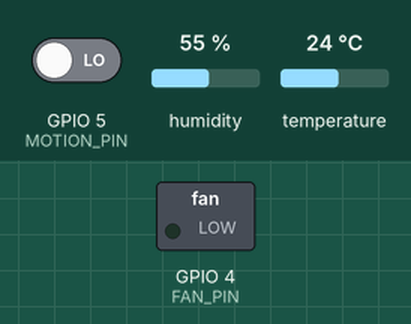
Bench run of a sketch on a simulated ESP8266 (NodeMCU). Shown: switched loads named in the sketch (green lamp = pin HIGH). Inputs (shaded band) come from the test bench; at power-on: GPIO 5 (MOTION_PIN) LOW, humidity 55 %, temperature 24 °C. WiFi joins after 1.5 s; servers stay silent unless stated; no MQTT or app messages arrive unless stated; what the sketch prints to the serial monitor is not drawn.

Above: at 2.7 s.
2.8 s: GPIO 5 (MOTION_PIN) driven HIGH
At 4.0 s:
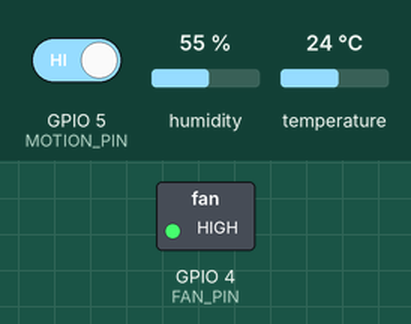
5.5 s: GPIO 5 (MOTION_PIN) driven LOW
At 7.0 s:
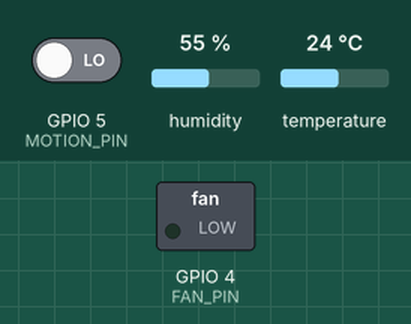
Timing chart, 0 to 8.5 s (numbered marks = the images above; inputs shaded):
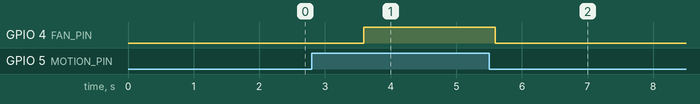

Measured:
- after the input at 2.8 s, GPIO 4 (FAN_PIN): LOW → HIGH after 0.79 s
- after the input at 5.5 s, GPIO 4 (FAN_PIN): HIGH → LOW after 0.10 s

The sketch:

AccidentDetection.ino
```cpp
                                                                                                                                                                                                                                                                                                                                                                                                                                                                                                                                                                                                                                                                                                                                                                                                                                                                                                                                                                                                                                                                                                                                                                                                                                                                                                                                                                                                                                                                                                                                                                                                                                                                                                                                                                                                                                                                                                                                                                                                                                                                                                                                                                                                                                                                                                                                                                                                                                                                                                                                                                                                                                                                                                                                                                                                                                                                                                                                                                                                                                                                                                                                                                                                                                                                                                                                                                                                                                                                                                                                                                                                                                                                                                                                                                                                                                                                                                                                                                                                                                                                                                                                                                                                                                                                                                                                                                                                                                                                                                 
```

smarthomeenergymgnt.ino
```cpp
#include <ESP8266WiFi.h>  // Include for ESP8266; use <WiFi.h> for ESP32
#include <PubSubClient.h>
#include <DHT.h>

#define DHTPIN 2         // DHT sensor connected to GPIO2 (D4 on NodeMCU)
#define DHTTYPE DHT22    // DHT 22 (AM2302)
#define MOTION_PIN 5     // PIR sensor connected to GPIO5 (D1 on NodeMCU)
#define FAN_PIN 4        // Relay controlling the fan connected to GPIO4 (D2 on NodeMCU)

const char* ssid = "your-SSID";         // Replace with your Wi-Fi SSID
const char* password = "your-PASSWORD"; // Replace with your Wi-Fi password
const char* mqtt_server = "mqtt.eclipse.org"; // Public MQTT broker (or use your own)

WiFiClient espClient;
PubSubClient client(espClient);
DHT dht(DHTPIN, DHTTYPE);

void setup() {
  Serial.begin(115200);
  delay(10);

  pinMode(MOTION_PIN, INPUT);  // Motion sensor input
  pinMode(FAN_PIN, OUTPUT);    // Relay controlling the fan

  // Connect to Wi-Fi
  setup_wifi();

  // Set up MQTT
  client.setServer(mqtt_server, 1883);

  // Initialize DHT sensor
  dht.begin();
}

void loop() {
  if (!client.connected()) {
    reconnect();
  }
  client.loop();

  // Read sensor data
  float humidity = dht.readHumidity();
  float temperature = dht.readTemperature();

  // Read motion detection
  int motionDetected = digitalRead(MOTION_PIN);

  // If readings are valid, send them via MQTT
  if (!isnan(humidity) && !isnan(temperature)) {
    // Publish sensor data to MQTT
    char tempStr[8];
    dtostrf(temperature, 6, 2, tempStr);
    client.publish("home/smart/temperature", tempStr);

    char humStr[8];
    dtostrf(humidity, 6, 2, humStr);
    client.publish("home/smart/humidity", humStr);
  }

  // Publish motion detection status
  char motionStr[2];
  itoa(motionDetected, motionStr, 10);
  client.publish("home/smart/motion", motionStr);

  // Control fan based on motion
  if (motionDetected == HIGH) {
    digitalWrite(FAN_PIN, HIGH);  // Turn fan on
    client.publish("home/smart/fan", "ON");
  } else {
    digitalWrite(FAN_PIN, LOW);   // Turn fan off
    client.publish("home/smart/fan", "OFF");
  }

  delay(2000);  // Delay for 2 seconds before taking new readings
}

// Wi-Fi connection function
void setup_wifi() {
  delay(10);
  Serial.println();
  Serial.print("Connecting to WiFi...");

  WiFi.begin(ssid, password);

  while (WiFi.status() != WL_CONNECTED) {
    delay(500);
    Serial.print(".");
  }

  Serial.println("");
  Serial.print("Connected to WiFi! IP address: ");
  Serial.println(WiFi.localIP());
}

// MQTT reconnect function
void reconnect() {
  // Loop until we're reconnected
  while (!client.connected()) {
    Serial.print("Attempting MQTT connection...");

    // Attempt to connect
    if (client.connect("ESP8266Client")) {
      Serial.println("connected");

      // Once connected, subscribe to topics (optional)
      client.subscribe("home/smart/fan");
    } else {
      Serial.print("failed, rc=");
      Serial.print(client.state());
      Serial.println(" try again in 5 seconds");
      delay(5000);
    }
  }
}
```
